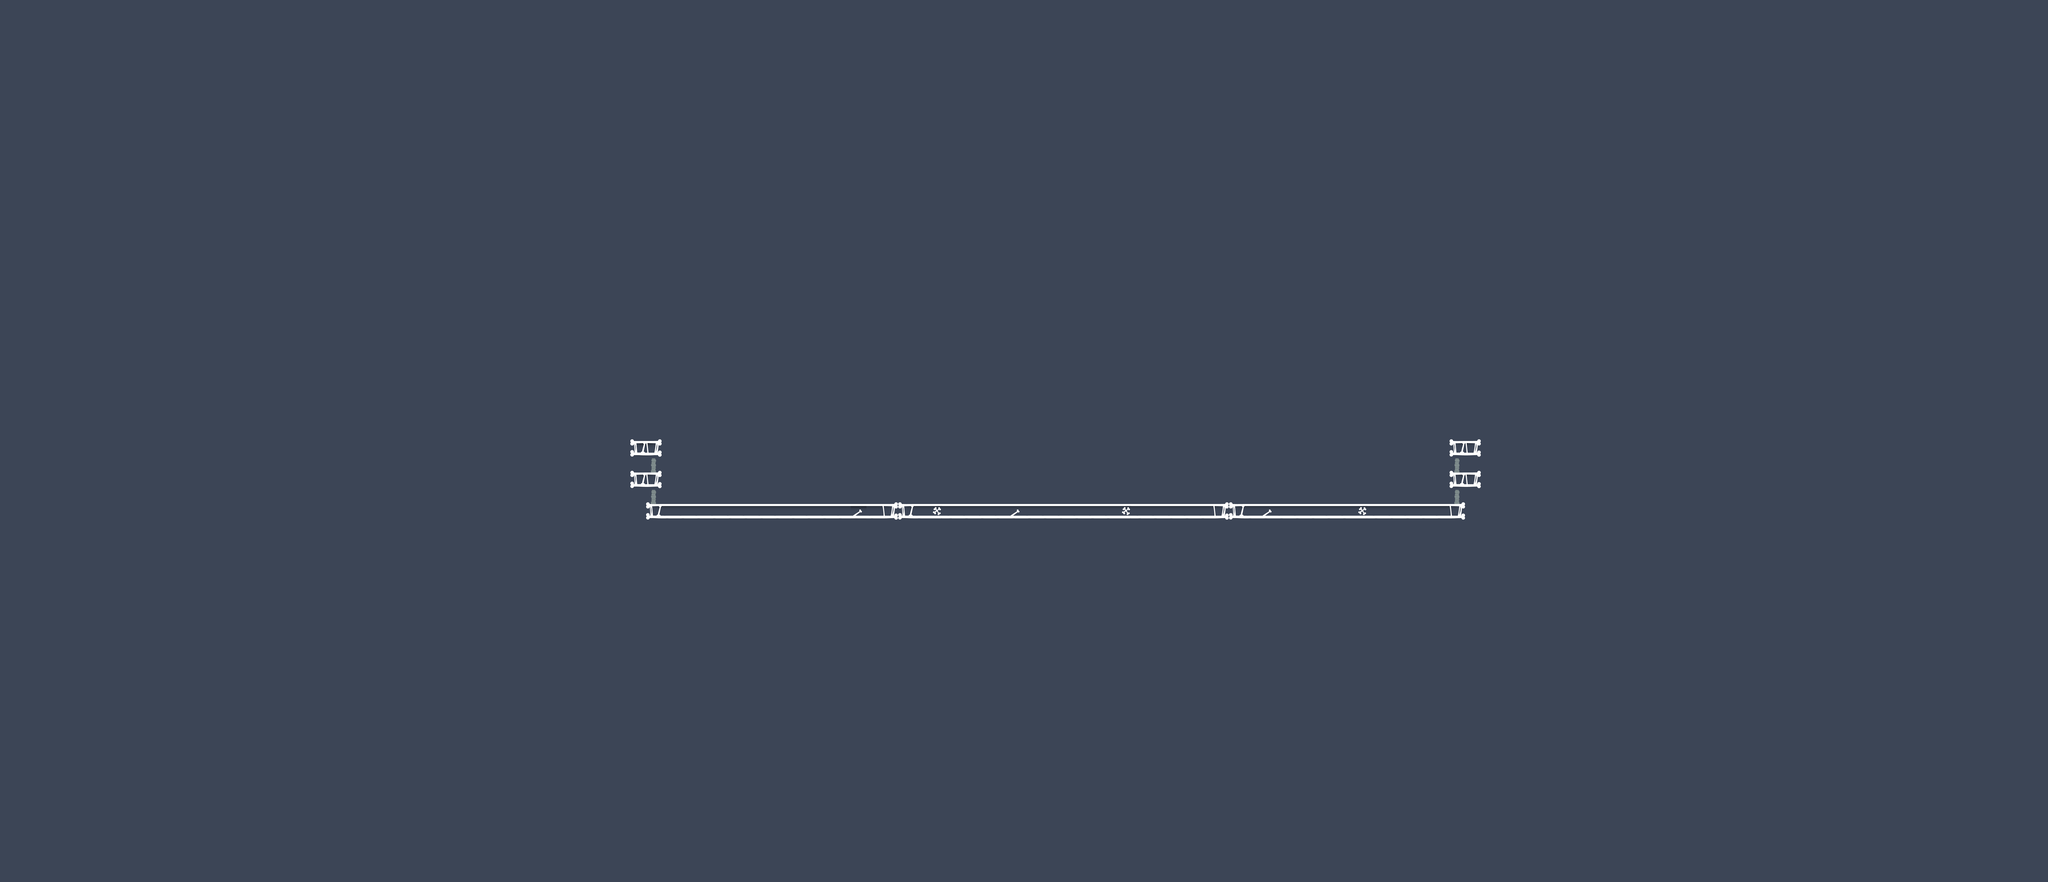

Rendered tile map (Tiled .tmx) drawn with the repository's tilesets; below, a short description and the map source with its tile grids summarised:
An orthogonal 130x56 tile map with 70x70 px tiles, 2 tile layers (collision, foreground) and 1 object (player).

<map version="1.2" tiledversion="1.2.2" orientation="orthogonal" renderorder="right-down" width="130" height="56" tilewidth="70" tileheight="70" infinite="0" backgroundcolor="#3c4556" nextlayerid="12" nextobjectid="37">
 <tileset firstgid="1" name="map_tiles_70" tilewidth="70" tileheight="70" tilecount="16" columns="8">
  <image source="../images/map_tiles.png" width="560" height="140" />
  <terraintypes>
   <terrain name="New Terrain" tile="-1" />
   <terrain name="New Terrain" tile="-1" />
  </terraintypes>
  <tile id="0" terrain=",,0,0" />
  <tile id="1" terrain="0,0,0,0" />
  <tile id="2" terrain="0,,0," />
  <tile id="3" terrain="0,,," />
 </tileset>
 <objectgroup color="#ffff00" id="1" name="items" />
 <objectgroup color="#00aa00" id="2" name="player">
  <object id="13" name="player" type="player" x="4886.55" y="2117.09" width="70" height="106.667" />
 </objectgroup>
 <objectgroup color="#ff0000" id="3" name="enemies" />
 <layer id="11" name="collision" width="130" height="56">
  <data>[7280 cells, 64 non-empty, 6 distinct tile ids]</data>
 </layer>
 <layer id="10" name="foreground" width="130" height="56">
  <data>[7280 cells, 17 non-empty, 5 distinct tile ids]</data>
 </layer>
</map>
